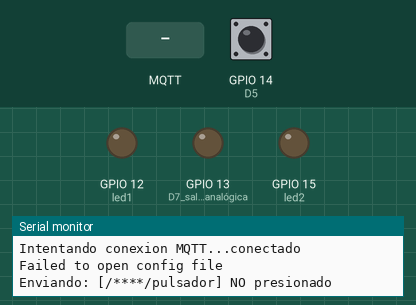
The sketch below on a simulated ESP8266 (Wemos D1 mini). On the bench: output pins drawn as LEDs (lit = HIGH), the last lines printed to the serial monitor. The inputs (shaded band) are chosen by the test bench; at power-on: GPIO 14 (D5) HIGH. WiFi joins after 1.5 s; servers stay silent unless stated; storage starts empty; random numbers use the default seed unless the sketch sets one; no MQTT or app messages arrive unless stated.

Above: at 2.7 s.
2.8 s: MQTT message "ON" arrives on the first subscribed topic
At 4.0 s:
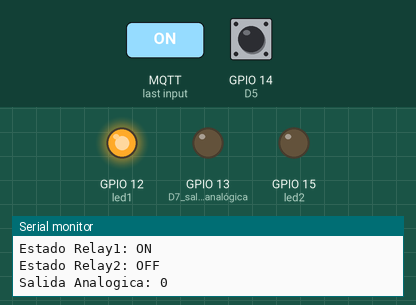
4.3 s: MQTT message "ON" arrives on the second subscribed topic
At 5.3 s:
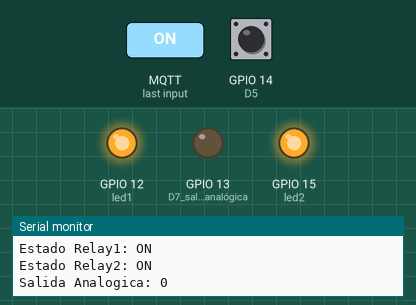
Timing chart, 0 to 7.3 s (numbered marks = the images above; inputs shaded):
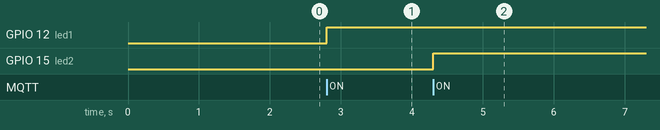

Measured:
- after the input at 2.8 s, GPIO 12 (led1): LOW → HIGH at once
- after the input at 4.3 s, GPIO 15 (led2): LOW → HIGH at once

The sketch:

Node_Mqtt_Relay_Spffis.ino
```cpp
/*
 * Lolin wemos D1 R2 & mini
*/
#include <ESP8266WiFi.h>
#include <PubSubClient.h>
#include <ArduinoJson.h>
#include "FS.h"

//-------------------VARIABLES GLOBALES--------------------------
int contconexion = 0;
int led1=12;
int led2=15;

const char *ssid = "****";
const char *password = "****";
char   SERVER[50]   = "tailor.cloudmqtt.com"; //"m11.cloudmqtt.com"
int    SERVERPORT   = 12498;
String USERNAME = "****";
char   PASSWORD[50] = "****";

unsigned long previousMillis = 0;

char charPulsador [15];
String strPulsador;
String strPulsadorUltimo;

char PLACA[50];

char valueStr[15];
String strtemp = "";
char TEMPERATURA[50];
char PULSADOR[50];
char SALIDADIGITAL[50];
char RELAY1[50];
char RELAY2[50];
char ESTADO[50];
char SALIDAANALOGICA[50];
int x=0;
int valorA;


/////////////////////////////////////////////
///////////////// SPIFFS ////////////////////
/////////////////////////////////////////////

//---------------------LoadConfig----------------------------------
bool loadConfig() {
  File configFile = SPIFFS.open("/config.json", "r");
  if (!configFile) {
    Serial.println("Failed to open config file");
    return false;
  }

  size_t size = configFile.size();
  if (size > 1024) {
    Serial.println("Config file size is too large");
    return false;
  }

  std::unique_ptr<char[]> buf(new char[size]);

  configFile.readBytes(buf.get(), size);

  StaticJsonDocument<200> doc;
  auto error = deserializeJson(doc, buf.get());
  if (error) {
    Serial.println("Failed to parse config file");
    return false;
  }
  const char* Relay1 = doc["Relay1"];
  const char* Relay2 = doc["Relay2"];
  String SalidaAnalogica = doc["salidaAnalogica"];

/*Serial.println("*****");
Serial.println(SalidaAnalogica);
Serial.println("*****");
*/


  if((String)Relay1=="ON"){
    digitalWrite(led1, HIGH);
    }
  else{
    digitalWrite(led1, LOW);
    }
    if((String)Relay2=="ON"){
    digitalWrite(led2, HIGH);
    }
  else{
    digitalWrite(led2, LOW);
    }

  analogWrite(13,SalidaAnalogica.toInt());

  Serial.print("Estado Relay1: ");
  Serial.println(Relay1);
  Serial.print("Estado Relay2: ");
  Serial.println(Relay2);
  Serial.print("Salida Analogica: ");
  Serial.println(SalidaAnalogica);
  return true;
}

//----------------------------SaveConfig----------------------------
bool saveConfig() {
  StaticJsonDocument<200> doc;

  doc["Relay1"] = "OFF";
  doc["Relay2"] = "OFF";
  doc["salidaAnalogica"]=0;

  File configFile = SPIFFS.open("/config.json", "w");
  if (!configFile) {
    Serial.println("Failed to open config file for writing");
    return false;
  }

  serializeJson(doc, configFile);
  return true;
}


/////////////////////////////////////////////
/////////////////   MQTT  ///////////////////
/////////////////////////////////////////////


//-------------------------------------------------------------------------
WiFiClient espClient;
PubSubClient client(espClient);

//------------------------CALLBACK-----------------------------
void callback(char* topic, byte* payload, unsigned int length) {
  Serial.println("**");

  char PAYLOAD[5] = "    ";

  Serial.print("Mensaje Recibido: [");
  Serial.print(topic);
  Serial.print("] ");
  for (int i = 0; i < length; i++) {
    PAYLOAD[i] = (char)payload[i];
  }
  Serial.println(PAYLOAD);

   if (String(topic) ==  String(ESTADO)){
   //client.publish(RELAY1, "OFF");
   }

  if (String(topic) ==  String(RELAY1)) {
    if (payload[1] == 'N'){
     digitalWrite(12, HIGH);
    }
    if (payload[1] == 'F'){
      digitalWrite(12, LOW);
    }
  }
  if (String(topic) ==  String(RELAY2)) {
    if (payload[1] == 'N'){
     digitalWrite(15, HIGH);
    }
    if (payload[1] == 'F'){
      digitalWrite(15, LOW);
    }
  }

  if (String(topic) ==  String(SALIDAANALOGICA)) {
    analogWrite(13, String(PAYLOAD).toInt());
    valorA=String(PAYLOAD).toInt();
  }

  String accion=String(topic).substring(10);
  guardar();
}

//------------------------RECONNECT-----------------------------
void reconnect() {
  uint8_t retries = 3;
  // Loop hasta que estamos conectados
  while (!client.connected()) {
    Serial.print("Intentando conexion MQTT...");
    // Crea un ID de cliente al azar
    String clientId = "ESP8266Client-";
    clientId += String(random(0xffff), HEX);
    // Attempt to connect
    USERNAME.toCharArray(PLACA, 50);
    if (client.connect("", PLACA, PASSWORD)) {
      Serial.println("conectado");
      client.subscribe(RELAY1);
      client.subscribe(RELAY2);
      client.subscribe(ESTADO);
      client.subscribe(SALIDAANALOGICA);
    } else {
      Serial.print("fallo, rc=");
      Serial.print(client.state());
      Serial.println(" intenta nuevamente en 5 segundos");
      // espera 5 segundos antes de reintentar
      delay(5000);
    }
    retries--;
    if (retries == 0) {
      // esperar a que el WDT lo reinicie
      while (1);
    }
  }
}

//------------------------SETUP-----------------------------
void setup() {

  //prepara GPI13 y 12 como salidas
  pinMode(13, OUTPUT); // D7 salida analógica
  analogWrite(13, 0); // analogWrite(pin, value);
  pinMode(12, OUTPUT); // D6 salida digital
  //digitalWrite(12, LOW);
  pinMode(15, OUTPUT); // D6 salida digital
  //digitalWrite(15, LOW);

  // Entradas
  pinMode(14, INPUT); // D5

  // Inicia Serial
  Serial.begin(115200);
  Serial.println("");

  // Conexión WIFI
  WiFi.begin(ssid, password);
  while (WiFi.status() != WL_CONNECTED && contconexion <50) { //Cuenta hasta 50 si no se puede conectar lo cancela
    ++contconexion;
    delay(500);
    Serial.print(".");
  }
  if (contconexion <50) {
      //para usar con ip fija
     /* IPAddress ip(192,168,0,156);
      IPAddress gateway(192,168,1,1);
      IPAddress subnet(255,255,255,0);
      WiFi.config(ip, gateway, subnet); */

      Serial.println("");
      Serial.println("WiFi conectado");
      Serial.println(WiFi.localIP());
  }
  else {
      Serial.println("");
      Serial.println("Error de conexion");
  }

  client.setServer(SERVER, SERVERPORT);
  client.setCallback(callback);

  String temperatura = "/" + USERNAME + "/" + "temperatura";
  temperatura.toCharArray(TEMPERATURA, 50);
  String pulsador = "/" + USERNAME + "/" + "pulsador";
  pulsador.toCharArray(PULSADOR, 50);
 // String salidaDigital = "/" + USERNAME + "/" + "salidaDigital";
 // salidaDigital.toCharArray(SALIDADIGITAL, 50);
  String Relay1 = "/" + USERNAME + "/" + "Relay1";
  Relay1.toCharArray(RELAY1, 50);
  String Relay2 = "/" + USERNAME + "/" + "Relay2";
  Relay2.toCharArray(RELAY2, 50);
  String salidaAnalogica = "/" + USERNAME + "/" + "salidaAnalogica";
  salidaAnalogica.toCharArray(SALIDAANALOGICA, 50);

  String Estado = "/" + USERNAME + "/" + "Estado";
  Estado.toCharArray(ESTADO, 50);

//-------------------SPIFFS---------------

Serial.println("Mounting FS...");

if (!SPIFFS.begin()) {
    Serial.println("Failed to mount file system");
    return;
  }

}

//--------------------------LOOP--------------------------------
void loop() {

  if (!client.connected()) {
    reconnect();
  }
  client.loop();

  unsigned long currentMillis = millis();

  if(x==0){
   loadConfig();
    x++;
  }


 /* if (currentMillis - previousMillis >= 10000) { //envia la temperatura cada 10 segundos
    previousMillis = currentMillis;
    int analog = analogRead(17);
    float temp = analog*0.322265625;
    strtemp = String(temp, 1); //1 decimal
    strtemp.toCharArray(valueStr, 15);
    Serial.println("Enviando: [" +  String(TEMPERATURA) + "] " + strtemp);
    client.publish(TEMPERATURA, valueStr);
  }*/

  if (digitalRead(14) == 0) {
    strPulsador = "presionado";
  } else {
    strPulsador = "NO presionado";
  }

  if (strPulsador != strPulsadorUltimo) { //envia el estado del pulsador solamente cuando cambia.
    strPulsadorUltimo = strPulsador;
    strPulsador.toCharArray(valueStr, 15);
    Serial.println("Enviando: [" +  String(PULSADOR) + "] " + strPulsador);
    client.publish(PULSADOR, valueStr);
  }
}

void guardar(){

int estado1=digitalRead(led1);
int estado2=digitalRead(led2);


  StaticJsonDocument<200> doc;

 if(estado1==1 && estado2==1){
  doc["Relay1"] = "ON";
  doc["Relay2"] = "ON";
  }
 else if(estado1==1 && estado2==0){
  doc["Relay1"] = "ON";
  doc["Relay2"] = "OFF";
  }
 else if(estado1==0 && estado2==1){
  doc["Relay1"] = "OFF";
  doc["Relay2"] = "ON";
  }
  else{
  doc["Relay1"] = "OFF";
  doc["Relay2"] = "OFF";
  }
  doc["salidaAnalogica"]=(String)valorA;
  File configFile = SPIFFS.open("/config.json", "w");
  serializeJson(doc, configFile);

  loadConfig();
  }
```
